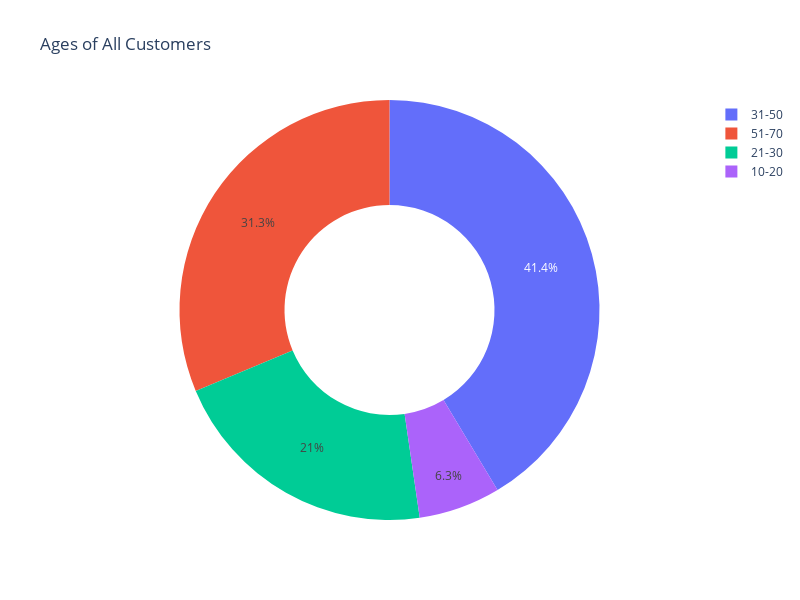

Here is the notebook cell this chart was saved with:
### Code cell
px.pie(df, names=df['Age_Range'].value_counts().sort_index().index,
       values=df['Age_Range'].value_counts().sort_index().values,
       title='Ages of All Customers ', hole=0.5,
       width=800, height=600)

### Figure 1 — Plotly figure (JSON) as saved in the notebook; plotly's stock layout.template omitted (floating-point values rounded to 4 significant figures)
{"data": [{"domain": {"x": [0, 1], "y": [0, 1]}, "hole": 0.5, "hovertemplate": "label=%{label}<br>value=%{value}<extra></extra>", "labels": ["10-20", "21-30", "31-50", "51-70"], "legendgroup": "", "name": "", "showlegend": true, "type": "pie", "values": [63, 210, 414, 313]}], "layout": {"height": 600, "legend": {"tracegroupgap": 0}, "title": {"text": "Ages of All Customers "}, "width": 800}}
